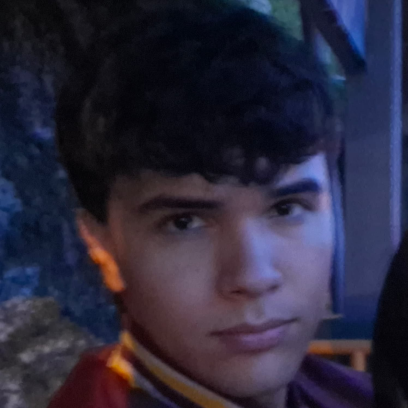
#> input picture assets/source/apg.png, 408 x 408 px
$ python generate.py
#> lines starting #> are read from the running program, lines starting #| are printed output that depends on the picture; after the words box and inside, x2 and y2 are one past the last pixel; in counts of white or black regions, pixels touching at a corner belong together
#!/usr/bin/env python3
"""Generate the animated GitHub profile banners.

Run from the repository root:
    python scripts/banner/generate.py
"""

from __future__ import annotations

import html
import math
from pathlib import Path

import numpy as np
from PIL import Image, ImageDraw, ImageEnhance, ImageFilter, ImageOps
from scipy.optimize import linear_sum_assignment
from scipy.spatial.distance import cdist


ROOT = Path(__file__).resolve().parents[2]
SOURCE = ROOT / "assets/source/apg.png"
ASSETS = ROOT / "assets"
LOGOS = Path(__file__).resolve().parent / "logos"
DATA = Path(__file__).resolve().parent / "data"

W, H = 1180, 610
LOOP_SECONDS = 14.2
INTRO_SECONDS = 3.2
TRAVELLER_COUNT = 900
SEED = 314159

ROWS = [
    ("Subject", "Andrey"),
    ("Role", "Software Engineer in Training"),
    ("Origin", "Costa Rica"),
    ("Education", "Software Engineering"),
    ("Status", "Building + Learning + Shipping"),
    ("ToolChain", "VS Code · Git · GitHub"),
    ("Core.Lang", "Java · C# · Python · TypeScript"),
    ("Core.Frontend", "React · JavaScript"),
    ("Core.Backend", "FastAPI · Python · Node"),
    ("Core.Database", "SQL Server · MySQL · PostgreSQL"),
    ("Core.Infra", "GitHub · Docker"),
    ("Grid.Mail", "andreyperez109@gmail.com"),
    ("Grid.LinkedIn", "/in/andrey-perez-072b42422"),
    ("Grid.GitHub", "Andreypg12"),
    ("Grid.X", "—"),
]

THEMES = {
    "dark": {
        "bg": "#0A101F",
        "panel": "#0D1628",
        "panel2": "#101B30",
        "line": "#25344C",
        "muted": "#8291A8",
        "text": "#DDE7F5",
        "portrait": "#AA9BEF",
        "chrome": "#22D3EE",
        "accent": "#10B981",
        "shadow": "#02050B",
    },
    "light": {
        "bg": "#F6F8FA",
        "panel": "#FFFFFF",
        "panel2": "#EDF3F7",
        "line": "#CBD7E1",
        "muted": "#64748B",
        "text": "#172033",
        "portrait": "#4A3D7A",
        "chrome": "#0891B2",
        "accent": "#10B981",
        "shadow": "#AAB7C4",
    },
}


def make_logos() -> dict[str, Image.Image]:
    """Create clean 400px black-on-transparent silhouette sources."""
    LOGOS.mkdir(parents=True, exist_ok=True)
    size = 400
    logos: dict[str, Image.Image] = {}

    # Rust-inspired gear: twelve teeth, heavy annulus, and hub cutout.
    rust = Image.new("RGBA", (size, size), (0, 0, 0, 0))
    d = ImageDraw.Draw(rust)
    center = np.array([200.0, 200.0])
    outer: list[tuple[float, float]] = []
    for tooth in range(12):
        base = tooth * math.tau / 12
        for offset, radius in [
            (-0.42, 150), (-0.30, 178), (0.30, 178), (0.42, 150)
        ]:
            a = base + offset * math.tau / 12
            outer.append(tuple(center + radius * np.array([math.cos(a), math.sin(a)])))
    d.polygon(outer, fill="black")
    d.ellipse((70, 70, 330, 330), fill="black")
    d.ellipse((128, 128, 272, 272), fill=(0, 0, 0, 0))
    d.ellipse((174, 174, 226, 226), fill="black")
    logos["rust"] = rust

    # </> mark built from broad, rounded strokes.
    code = Image.new("RGBA", (size, size), (0, 0, 0, 0))
    d = ImageDraw.Draw(code)
    stroke = 42
    d.line([(154, 95), (66, 200), (154, 305)], fill="black", width=stroke, joint="curve")
    d.line([(246, 95), (334, 200), (246, 305)], fill="black", width=stroke, joint="curve")
    d.line([(225, 72), (174, 328)], fill="black", width=stroke)
    logos["code"] = code

    # Stellar-inspired four-point star with a small connected node network.
    stellar = Image.new("RGBA", (size, size), (0, 0, 0, 0))
    d = ImageDraw.Draw(stellar)
    star: list[tuple[float, float]] = []
    for i in range(16):
        a = -math.pi / 2 + i * math.pi / 8
        radius = 137 if i % 4 == 0 else (45 if i % 2 == 0 else 25)
        star.append((200 + math.cos(a) * radius, 200 + math.sin(a) * radius))
    d.polygon(star, fill="black")
    nodes = [(82, 112), (322, 106), (326, 300), (88, 316)]
    for a, b in zip(nodes, nodes[1:] + nodes[:1]):
        d.line([a, b], fill="black", width=12)
    for x, y in nodes:
        d.ellipse((x - 19, y - 19, x + 19, y + 19), fill="black")
    logos["stellar"] = stellar

    for name, image in logos.items():
        image.save(LOGOS / f"{name}.png", optimize=True)
    return logos


def floyd_steinberg(gray: np.ndarray) -> np.ndarray:
    """Serpentine 1-bit Floyd-Steinberg diffusion; True means a lit pixel."""
    work = gray.astype(np.float32) / 255.0
    out = np.zeros_like(work, dtype=bool)
    height, width = work.shape
    for y in range(height):
        left_to_right = y % 2 == 0
        xs = range(width) if left_to_right else range(width - 1, -1, -1)
        direction = 1 if left_to_right else -1
        for x in xs:
            old = work[y, x]
            new = 1.0 if old >= 0.5 else 0.0
            out[y, x] = bool(new)
            err = old - new
            nx = x + direction
            if 0 <= nx < width:
                work[y, nx] += err * 7 / 16
            if y + 1 < height:
                if 0 <= x - direction < width:
                    work[y + 1, x - direction] += err * 3 / 16
                work[y + 1, x] += err * 5 / 16
                if 0 <= nx < width:
                    work[y + 1, nx] += err * 1 / 16
    return out


def portrait_points(theme: str, rng: np.random.Generator) -> np.ndarray:
    """Return sampled x/y banner coordinates from a 300x340 dither grid."""
    source = Image.open(SOURCE).convert("RGBA")
    # Tighter head + shoulders crop so face detail fills the VISUAL.MAP frame.
    crop = source.crop((18, 28, 390, 450)).resize((300, 340), Image.Resampling.LANCZOS)
    rgb = crop.convert("RGB")
    alpha = np.asarray(crop.getchannel("A"), dtype=np.float32) / 255.0

    if theme == "dark":
        lum = np.asarray(ImageOps.grayscale(rgb), dtype=np.float32)
        prepared = Image.fromarray(np.uint8(np.clip(lum * alpha, 0, 255)), "L")
        select_lit = True
    else:
        white = Image.new("RGBA", crop.size, "white")
        white.alpha_composite(crop)
        prepared = ImageOps.grayscale(white.convert("RGB"))
        select_lit = False

    # Equalize against the subject only (ignore empty alpha) so lit skin vs dark
    # hair doesn't crush midtones; then punch local contrast for facial edges.
    if theme == "dark":
        mask = Image.fromarray(np.uint8((alpha > 0.08) * 255), "L")
        prepared = ImageOps.equalize(prepared, mask=mask)
    else:
        prepared = ImageOps.autocontrast(prepared, cutoff=1)
    prepared = ImageEnhance.Contrast(prepared).enhance(1.35)
    prepared = prepared.filter(ImageFilter.UnsharpMask(radius=2, percent=175, threshold=1))
    bits = floyd_steinberg(np.asarray(prepared))
    active = bits if select_lit else ~bits
    if theme == "dark":
        active &= alpha > 0.08

    # Keep the full 300×340 lattice — skipping 2×2 cells was the soft/blurry look.
    ys, xs = np.where(active)
    if len(xs) == 0:
        return np.zeros((0, 2), dtype=np.float32)
    points = np.column_stack((74 + xs, 154 + ys)).astype(np.float32)
    if len(points) > 18000:
        points = points[rng.choice(len(points), 18000, replace=False)]
    return points


def sample_logo_points(
    image: Image.Image, rng: np.random.Generator, count: int
) -> np.ndarray:
    """Sample a silhouette into the portrait frame's visual coordinate space."""
    alpha = np.asarray(image.getchannel("A"))
    ys, xs = np.where(alpha > 127)
    chosen = rng.choice(len(xs), count, replace=len(xs) < count)
    # Logo occupies a centered 270x270 square inside VISUAL.MAP.
    return np.column_stack((89 + xs[chosen] * 0.675, 188 + ys[chosen] * 0.675)).astype(
        np.float32
    )


def transport(source: np.ndarray, target: np.ndarray) -> np.ndarray:
    """Order target points by minimum-cost assignment from source points."""
    rows, cols = linear_sum_assignment(cdist(source, target, metric="sqeuclidean"))
    ordered = np.empty_like(target)
    ordered[rows] = target[cols]
    return ordered


def num(value: float) -> str:
    return f"{value:.1f}".rstrip("0").rstrip(".")


def point_path(points: np.ndarray) -> str:
    """Aggregate adjacent horizontal one-pixel dots into compact SVG path runs."""
    if not len(points):
        return ""
    integer = np.rint(points).astype(int)
    unique = sorted({(int(x), int(y)) for x, y in integer}, key=lambda p: (p[1], p[0]))
    chunks: list[str] = []
    i = 0
    while i < len(unique):
        x0, y = unique[i]
        x1 = x0
        i += 1
        while i < len(unique) and unique[i][1] == y and unique[i][0] <= x1 + 1:
            x1 = unique[i][0]
            i += 1
        chunks.append(f"M{x0} {y}h{x1 - x0 + 1}")
    return "".join(chunks)


def dotted_leader(x1: float, x2: float, y: float) -> str:
    if x2 <= x1:
        return ""
    return "".join(f"M{x} {num(y)}h1" for x in np.arange(x1, x2, 5.0))


def text_width(text: str, font_size: float) -> float:
    """Stable monospace width used both for textLength and leader placement."""
    return len(text) * font_size * 0.605


def animate_values(points: list[np.ndarray], index: int) -> str:
    return ";".join(f"{num(p[index, 0])} {num(p[index, 1])}" for p in points)


def render_svg(
    theme_name: str,
    portrait: np.ndarray,
    logo_points: dict[str, np.ndarray],
    rng: np.random.Generator,
) -> str:
    t = THEMES[theme_name]
    n = min(TRAVELLER_COUNT, len(portrait))
    source = portrait[rng.choice(len(portrait), n, replace=False)]
    rust = transport(source, logo_points["rust"][:n])
    code = transport(rust, logo_points["code"][:n])
    stellar = transport(code, logo_points["stellar"][:n])

    # Explicit uneven phase boundaries: 3.0 portrait, 2.0 per logo,
    # and four 1.3 transitions = 14.2 seconds.
    times = [0, 3.0, 4.3, 6.3, 7.6, 9.6, 10.9, 12.9, 14.2]
    key_times = ";".join(num(v / LOOP_SECONDS) for v in times)
    # Returning each traveller to its exact starting portrait coordinate keeps
    # the repeat boundary seamless. All logo-to-logo morphs use optimal transport.
    frames = [source, source, rust, rust, code, code, stellar, stellar, source]
    opacity_values = "0;0;1;1;1;1;1;1;0"

    parts: list[str] = [
        '<svg xmlns="http://www.w3.org/2000/svg" '
        f'width="{W}" height="{H}" viewBox="0 0 {W} {H}" role="img" '
        'aria-labelledby="title desc">',
        "<title id=\"title\">Andrey's live system profile</title>",
        '<desc id="desc">Animated terminal profile with a dithered portrait and '
        "Rust, code, and Stellar silhouettes.</desc>",
        "<defs>",
        '<filter id="shadow" x="-20%" y="-20%" width="140%" height="150%">'
        f'<feDropShadow dx="0" dy="12" stdDeviation="16" flood-color="{t["shadow"]}" '
        'flood-opacity=".28"/></filter>',
        '<filter id="glow" x="-100%" y="-100%" width="300%" height="300%">'
        f'<feGaussianBlur stdDeviation="3" result="b"/><feFlood flood-color="{t["chrome"]}" '
        'flood-opacity=".35"/><feComposite in2="b" operator="in"/>'
        '<feMerge><feMergeNode/><feMergeNode in="SourceGraphic"/></feMerge></filter>',
        '<clipPath id="visualClip"><rect x="49" y="124" width="390" height="414" rx="3"/></clipPath>',
        "</defs>",
        f'<rect width="{W}" height="{H}" rx="18" fill="{t["bg"]}"/>',
        f'<rect x="13" y="13" width="1154" height="584" rx="13" fill="{t["panel"]}" '
        f'stroke="{t["line"]}" filter="url(#shadow)"/>',
        f'<path d="M13 62H1167" stroke="{t["line"]}"/>',
        '<circle cx="38" cy="38" r="6" fill="#FF5F57"/>'
        '<circle cx="59" cy="38" r="6" fill="#FEBC2E"/>'
        '<circle cx="80" cy="38" r="6" fill="#28C840"/>',
        f'<text x="590" y="43" text-anchor="middle" fill="{t["muted"]}" '
        'font-family="ui-monospace,SFMono-Regular,Consolas,monospace" font-size="13" '
        'letter-spacing=".4">profile.sh --live</text>',
        # Left visual frame.
        f'<rect x="35" y="88" width="418" height="472" rx="6" fill="{t["panel2"]}" '
        f'stroke="{t["line"]}"/>',
        f'<path d="M35 124H453" stroke="{t["line"]}"/>',
        f'<text x="49" y="111" fill="{t["chrome"]}" '
        'font-family="ui-monospace,SFMono-Regular,Consolas,monospace" font-size="13" '
        'font-weight="700" letter-spacing="1.2">VISUAL.MAP</text>',
        f'<text x="438" y="111" text-anchor="end" fill="{t["muted"]}" '
        'font-family="ui-monospace,SFMono-Regular,Consolas,monospace" font-size="11">300×340 / 1-BIT</text>',
        f'<path d="M49 141h12M49 141v12M439 141h-12M439 141v12M49 539h12M49 539v-12'
        f'M439 539h-12M439 539v-12" fill="none" stroke="{t["chrome"]}" opacity=".55"/>',
        '<g clip-path="url(#visualClip)" shape-rendering="crispEdges">',
        # Loop layer stays visible at t=0 so camo/static first frames still show the face.
        # Intro duplicate below shimmers on top, then hands off at 3.2s.
        '<g opacity="1">',
    ]

    # Dense portrait drift: 94 independently noisy bands moving toward Rust's centroid.
    rust_centroid = rust.mean(axis=0)
    band_ids = rng.integers(0, 94, size=len(portrait))
    noise = rng.normal(0, 4, size=(94, 2))
    for band in range(94):
        pts = portrait[band_ids == band]
        if not len(pts):
            continue
        centroid = pts.mean(axis=0)
        delta = (rust_centroid - centroid) * 0.18 + noise[band]
        d = point_path(pts)
        parts.append(
            f'<path d="{d}" fill="none" stroke="{t["portrait"]}" stroke-width="1" '
            'opacity=".94">'
            f'<animateTransform attributeName="transform" type="translate" begin="{INTRO_SECONDS}s" '
            f'dur="{LOOP_SECONDS}s" repeatCount="indefinite" calcMode="linear" '
            f'keyTimes="{key_times}" values="0 0;0 0;{num(delta[0])} {num(delta[1])};'
            f'{num(delta[0])} {num(delta[1])};0 0;0 0;0 0;0 0;0 0"/>'
            f'<animate attributeName="opacity" begin="{INTRO_SECONDS}s" dur="{LOOP_SECONDS}s" '
            f'repeatCount="indefinite" keyTimes="{key_times}" '
            'values=".94;.94;0;0;0;0;0;0;.94"/></path>'
        )

    # Optimal-transport travellers, represented as tiny path squares (never glyphs).
    for i in range(n):
        positions = animate_values(frames, i)
        parts.append(
            f'<path d="M-.65-.65h1.3v1.3h-1.3z" fill="{t["portrait"]}">'
            f'<animateTransform attributeName="transform" type="translate" begin="{INTRO_SECONDS}s" '
            f'dur="{LOOP_SECONDS}s" repeatCount="indefinite" calcMode="linear" '
            f'keyTimes="{key_times}" values="{positions}"/>'
            f'<animate attributeName="opacity" begin="{INTRO_SECONDS}s" dur="{LOOP_SECONDS}s" '
            f'repeatCount="indefinite" calcMode="linear" keyTimes="{key_times}" '
            f'values="{opacity_values}"/></path>'
        )
    parts.append("</g>")

    # One-shot scattered intro: sixty random, interleaved point groups.
    intro_ids = rng.integers(0, 60, size=len(portrait))
    order = rng.permutation(60)
    starts = np.empty(60)
    starts[order] = np.linspace(0.05, 1.2, 60)
    for group in range(60):
        pts = portrait[intro_ids == group]
        if not len(pts):
            continue
        parts.append(
            f'<path d="{point_path(pts)}" fill="none" stroke="{t["portrait"]}" '
            'stroke-width="1" opacity="0">'
            f'<animate attributeName="opacity" begin="{num(starts[group])}s" dur=".8s" '
            'values="0;1" fill="freeze"/>'
            '<animate attributeName="opacity" begin="3.08s" dur=".12s" values="1;0" fill="freeze"/>'
            "</path>"
        )
    parts.extend(
        [
            "</g>",
            # Small frame telemetry.
            f'<text x="58" y="551" fill="{t["muted"]}" '
            'font-family="ui-monospace,SFMono-Regular,Consolas,monospace" font-size="10">'
            f'PTS {len(portrait):05d} · FS/SERPENTINE</text>',
            # Right information panel.
            f'<rect x="474" y="88" width="672" height="472" rx="6" fill="{t["panel2"]}" '
            f'stroke="{t["line"]}"/>',
            f'<path d="M474 124H1146" stroke="{t["line"]}"/>',
            f'<text x="490" y="111" fill="{t["chrome"]}" '
            'font-family="ui-monospace,SFMono-Regular,Consolas,monospace" font-size="13" '
            'font-weight="700" letter-spacing="1.2">SYSTEM.INFO</text>',
            # LIVE badge and handle pill.
            '<g filter="url(#glow)"><circle cx="915" cy="106" r="4" fill="#FF4D5A">'
            '<animate attributeName="opacity" values="1;.3;1" dur="1.6s" repeatCount="indefinite"/>'
            '</circle></g>',
            '<text x="927" y="111" fill="#FF4D5A" '
            'font-family="ui-monospace,SFMono-Regular,Consolas,monospace" font-size="12" '
            'font-weight="700">LIVE</text>',
            f'<rect x="982" y="94" width="146" height="24" rx="12" fill="{t["chrome"]}" opacity=".16" '
            f'stroke="{t["chrome"]}"/>',
            f'<text x="1055" y="111" text-anchor="middle" fill="{t["chrome"]}" '
            'font-family="ui-monospace,SFMono-Regular,Consolas,monospace" font-size="14" '
            'font-weight="700">@Andreypg12</text>',
        ]
    )

    value_right = 1127.0
    row_y = 153.0
    for label, value in ROWS:
        value_len = text_width(value, 14)
        label_len = text_width(label, 14)
        leader_start = 491 + label_len + 12
        leader_end = value_right - value_len - 12
        parts.extend(
            [
                f'<text x="491" y="{num(row_y)}" fill="{t["muted"]}" '
                'font-family="ui-monospace,SFMono-Regular,Consolas,monospace" font-size="14">'
                f"{html.escape(label)}</text>",
                f'<path d="{dotted_leader(leader_start, leader_end, row_y - 4)}" '
                f'fill="none" stroke="{t["line"]}" stroke-width="1" shape-rendering="crispEdges"/>',
                f'<text x="{num(value_right)}" y="{num(row_y)}" text-anchor="end" '
                f'fill="{t["text"]}" font-family="ui-monospace,SFMono-Regular,Consolas,monospace" '
                f'font-size="14" textLength="{num(value_len)}" lengthAdjust="spacingAndGlyphs">'
                f"{html.escape(value)}</text>",
            ]
        )
        row_y += 23

    parts.extend(
        [
            f'<path d="M490 530H1130" stroke="{t["line"]}"/>',
            f'<text x="491" y="548" fill="{t["accent"]}" '
            'font-family="ui-monospace,SFMono-Regular,Consolas,monospace" font-size="11">'
            "● ALL SYSTEMS NOMINAL</text>",
            f'<text x="1128" y="548" text-anchor="end" fill="{t["muted"]}" '
            'font-family="ui-monospace,SFMono-Regular,Consolas,monospace" font-size="11">'
            "UTC-4 · LATAM NODE</text>",
            "</svg>",
        ]
    )
    return "".join(parts)


def main() -> None:
    if not SOURCE.exists():
        raise SystemExit(f"Missing source portrait: {SOURCE}")
    ASSETS.mkdir(parents=True, exist_ok=True)
    DATA.mkdir(parents=True, exist_ok=True)
    logos = make_logos()
#> in make_logos, `rust = Image.new("RGBA", (size, size), (0, 0, 0, 0))`: rust: PIL image 400x400 RGBA; every value is 0
#> the loop in make_logos, `for name, image in logos.items():` made 3 passes
#> name on passes 1 to 3: 'rust', 'code', 'stellar'
#> pass 1, in make_logos, `image.save(LOGOS / f"{name}.png", optimize=True)`:
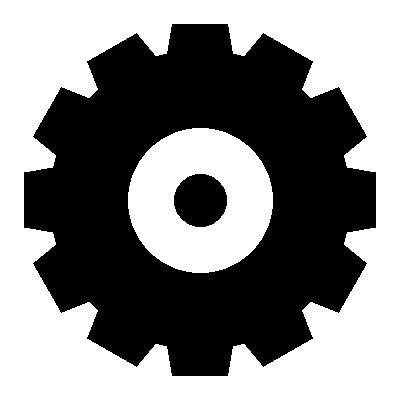
#> saved as rust.png: PIL image 400x400 RGBA; mean R, G, B, A 0, 0, 0, 122; transparent parts drawn white
#> logos = 3 items

    # Cache theme-specific dither points as reproducible source data.
    portraits: dict[str, np.ndarray] = {}
    for index, theme in enumerate(THEMES):
        rng = np.random.default_rng(SEED + index)
        points = portrait_points(theme, rng)
#> in portrait_points, source is the input picture: PIL image 408x408 RGBA; mean R, G, B, A 43.7, 40.5, 59.8, 255
#> in portrait_points, `rgb = crop.convert("RGB")`:
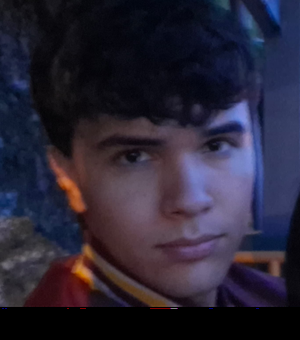
#> rgb: PIL image 300x340 RGB; mean R, G, B 41.8, 37.1, 53.9
#> in portrait_points, `lum = np.asarray(ImageOps.grayscale(rgb), dtype=np.float32)`:
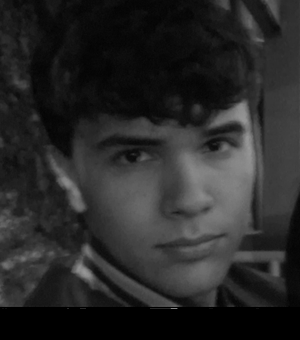
#> lum: shape (340, 300) float32; min 0, max 151, mean 40.4
#> in portrait_points, `mask = Image.fromarray(np.uint8((alpha > 0.08) * 255), "L")`:
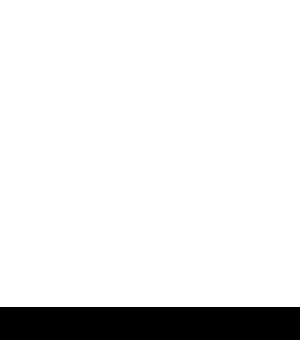
#> mask: PIL image 300x340 L; 90.3% white; 1 black region, box (x1, y1, x2, y2) and area: (0, 307, 300, 340) 9900
#> in portrait_points, `prepared = prepared.filter(ImageFilter.UnsharpMask(radius=2, percent=1..`:
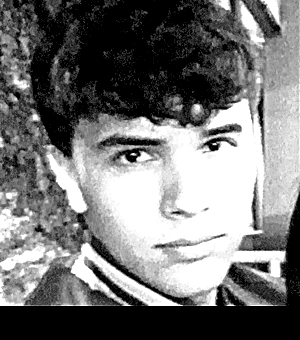
#> prepared: PIL image 300x340 L; min 0, max 255, mean 116.9
#> after the loop in floyd_steinberg, `for y in range(height):`:
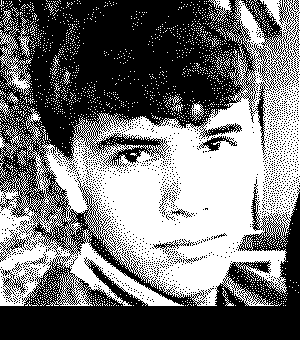
#> out: shape (340, 300) bool; 45.9% white; 1992 white regions (1972 under 20 px), largest, box (x1, y1, x2, y2) and area: (0, 0, 300, 306) 42131, (0, 22, 32, 96) 656, (208, 0, 232, 22) 202
#> after the loop in floyd_steinberg, `for y in range(height):`:
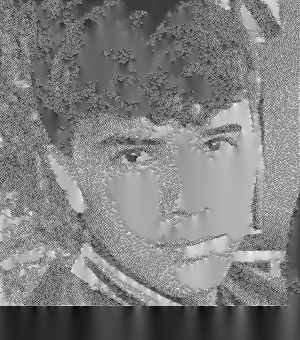
#> work: shape (340, 300) float32; min -0.39, max 1.29, mean 0.449; drawn with min black and max white
#> in portrait_points, `points = np.column_stack((74 + xs, 154 + ys)).astype(np.float32)`: points = 46769 pairs, first value 74 to 373, second value 154 to 459
#> in portrait_points, `points = points[rng.choice(len(points), 18000, replace=False)]`: points = 18000 pairs, first value 74 to 373, second value 154 to 459
        portraits[theme] = points
        np.save(DATA / f"portrait-{theme}.npy", points)

    for index, theme in enumerate(THEMES):
        rng = np.random.default_rng(SEED + 100 + index)
        sampled = {
            name: sample_logo_points(image, rng, TRAVELLER_COUNT)
            for name, image in logos.items()
        }
        for name, points in sampled.items():
            np.save(DATA / f"{name}-{theme}.npy", points)
        svg = render_svg(theme, portraits[theme], sampled, rng)
        output = ASSETS / f"banner-{theme}.v10.svg"
        output.write_text(svg, encoding="utf-8")
        byte_size = output.stat().st_size
        print(
            f"{output.relative_to(ROOT)}: {byte_size:,} bytes "
            f"({byte_size / 1024:.1f} KiB), {len(portraits[theme]):,} portrait dots, "
            f"{TRAVELLER_COUNT} travellers"
        )
#> this loop made 2 passes
#> (n in render_svg, frames in render_svg, rust_centroid in render_svg) on passes 1 to 2: (900, 9 point arrays, longest 900 points, [222.3, 322.6]), (900, 9 point arrays, longest 900 points, [227.5, 322.9])
#| assets/banner-dark.v10.svg: 891,230 bytes (870.3 KiB), 18,000 portrait dots, 900 travellers
#| assets/banner-light.v10.svg: 891,207 bytes (870.3 KiB), 18,000 portrait dots, 900 travellers

    for name in logos:
        output = LOGOS / f"{name}.png"
        print(f"{output.relative_to(ROOT)}: {output.stat().st_size:,} bytes")
#> this loop made 1 pass


if __name__ == "__main__":
#> (the run stopped early here; a loop or call above may not have finished)
